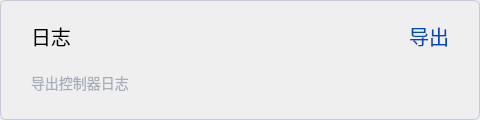
                <widget class="QWidget" name="widgetSystemLogExport" native="true">
                 <property name="minimumSize">
                  <size>
                   <width>480</width>
                   <height>120</height>
                  </size>
                 </property>
                 <property name="maximumSize">
                  <size>
                   <width>480</width>
                   <height>120</height>
                  </size>
                 </property>
                 <property name="styleSheet">
                  <string notr="true">	border: 1px solid #C6C9D7;
                  border-radius: 6px;</string>
                 </property>
                 <layout class="QGridLayout" name="gridLayout_28">
                  <item row="0" column="0">
                   <spacer name="horizontalSpacer_27">
                    <property name="orientation">
                     <enum>Qt::Horizontal</enum>
                    </property>
                    <property name="sizeType">
                     <enum>QSizePolicy::Fixed</enum>
                    </property>
                    <property name="sizeHint" stdset="0">
                     <size>
                      <width>20</width>
                      <height>20</height>
                     </size>
                    </property>
                   </spacer>
                  </item>
                  <item row="1" column="1" colspan="2">
                   <widget class="QLabel" name="label_51">
                    <property name="maximumSize">
                     <size>
                      <width>16777215</width>
                      <height>32</height>
                     </size>
                    </property>
                    <property name="styleSheet">
                     <string notr="true">border:none;
          color:#A6AEBA;
          font-size: 14px;</string>
                    </property>
                    <property name="text">
                     <string>导出控制器日志</string>
                    </property>
                   </widget>
                  </item>
                  <item row="0" column="1">
                   <widget class="QLabel" name="label_18">
                    <property name="font">
                     <font>
                      <pointsize>-1</pointsize>
                     </font>
                    </property>
                    <property name="styleSheet">
                     <string notr="true">border:none;
          font-size: 20px;</string>
                    </property>
                    <property name="text">
                     <string>日志</string>
                    </property>
                    <property name="alignment">
                     <set>Qt::AlignLeading|Qt::AlignLeft|Qt::AlignVCenter</set>
                    </property>
                   </widget>
                  </item>
                  <item row="0" column="5">
                   <spacer name="horizontalSpacer_58">
                    <property name="orientation">
                     <enum>Qt::Horizontal</enum>
                    </property>
                    <property name="sizeType">
                     <enum>QSizePolicy::Fixed</enum>
                    </property>
                    <property name="sizeHint" stdset="0">
                     <size>
                      <width>20</width>
                      <height>20</height>
                     </size>
                    </property>
                   </spacer>
                  </item>
                  <item row="0" column="3">
                   <spacer name="horizontalSpacer_75">
                    <property name="orientation">
                     <enum>Qt::Horizontal</enum>
                    </property>
                    <property name="sizeHint" stdset="0">
                     <size>
                      <width>40</width>
                      <height>20</height>
                     </size>
                    </property>
                   </spacer>
                  </item>
                  <item row="0" column="4">
                   <widget class="QPushButton" name="btnSystemLogExport">
                    <property name="font">
                     <font>
                      <pointsize>-1</pointsize>
                     </font>
                    </property>
                    <property name="cursor">
                     <cursorShape>PointingHandCursor</cursorShape>
                    </property>
                    <property name="styleSheet">
                     <string notr="true">border:none;
          color: rgba(0,71,187,1);
          text-align:right;
          font-size: 20px;</string>
                    </property>
                    <property name="text">
                     <string>导出</string>
                    </property>
                    <property name="autoExclusive">
                     <bool>true</bool>
                    </property>
                   </widget>
                  </item>
                 </layout>
                </widget>
